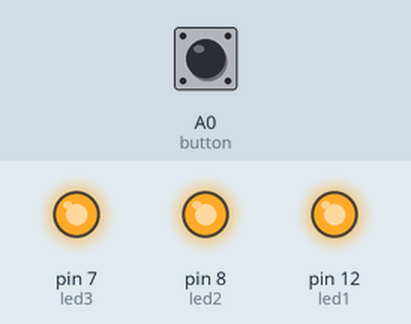
Bench run of a sketch on a simulated Arduino Uno, built with avr-gcc and run on an emulated ATmega328P. Parts: output pins drawn as LEDs (lit = HIGH). The test bench sets the inputs (shaded band); at power-on: A0 (button) LOW.

Above: at 1.2 s.
1.3 s: A0 (button) pulled HIGH for 0.15 s
At 2.5 s:
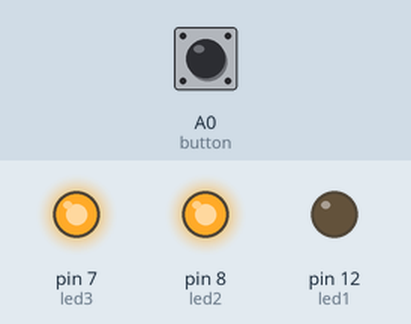
2.9 s: A0 (button) pulled HIGH for 1 s
At 4.1 s:
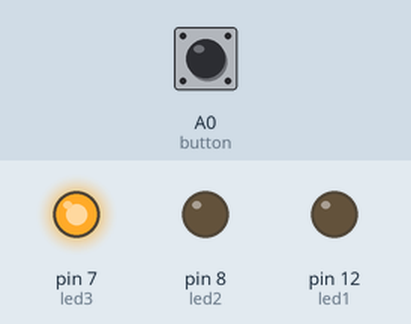
5.4 s: A0 (button) pulled HIGH for 0.15 s
At 5.8 s:
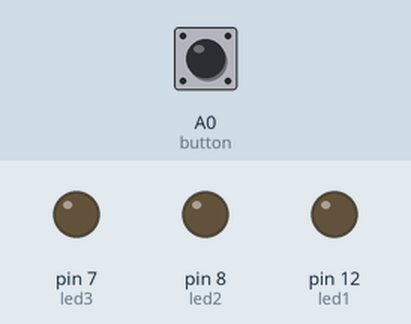
Timing chart, 0 to 8.4 s (numbered marks = the images above; inputs shaded):
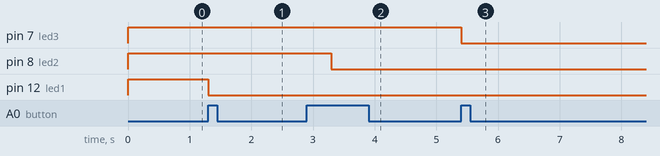

The sketch:

livesCounter.ino
```cpp
const int deathTimer = 2000;
int timeOfDeath = 0;
int currentTime = 0;
int buttonState;
const int led1 = 12;
const int led2 = 8;
const int led3 = 7;
const int button = A0;

int lives = 3;

bool readyfctn(int a);

void setup() {
  pinMode(button, INPUT);
  pinMode(led1, OUTPUT);
  pinMode(led2, OUTPUT);
  pinMode(led3, OUTPUT);
  digitalWrite(led1, HIGH);
  digitalWrite(led2, HIGH);
  digitalWrite(led3, HIGH);
}

void loop() {
  while(lives > 0){
    if(timeOfDeath==0||(timeOfDeath + 2000 <= millis())){
      buttonState = digitalRead(button);
      if(buttonState == 1){
        lives--;
        timeOfDeath = millis();
      }
    }
    if(lives == 2){
      digitalWrite(led1, LOW);
    }
    if(lives == 1){
      digitalWrite(led2, LOW);
    }
    if(lives == 0){
      digitalWrite(led3, LOW);
    }
  }
}

/*
bool readyfctn(int a){
  currentTime = millis();
  if(currentTime - a > timeOfDeath){
    return true;
  }else{
    return false;
  }
}
*/
```

Measured:
- after the input at 1.3 s, pin 12 (led1): HIGH → LOW at once
- after the input at 2.9 s, pin 8 (led2): HIGH → LOW after 0.40 s
- after the input at 5.4 s, pin 7 (led3): HIGH → LOW at once
